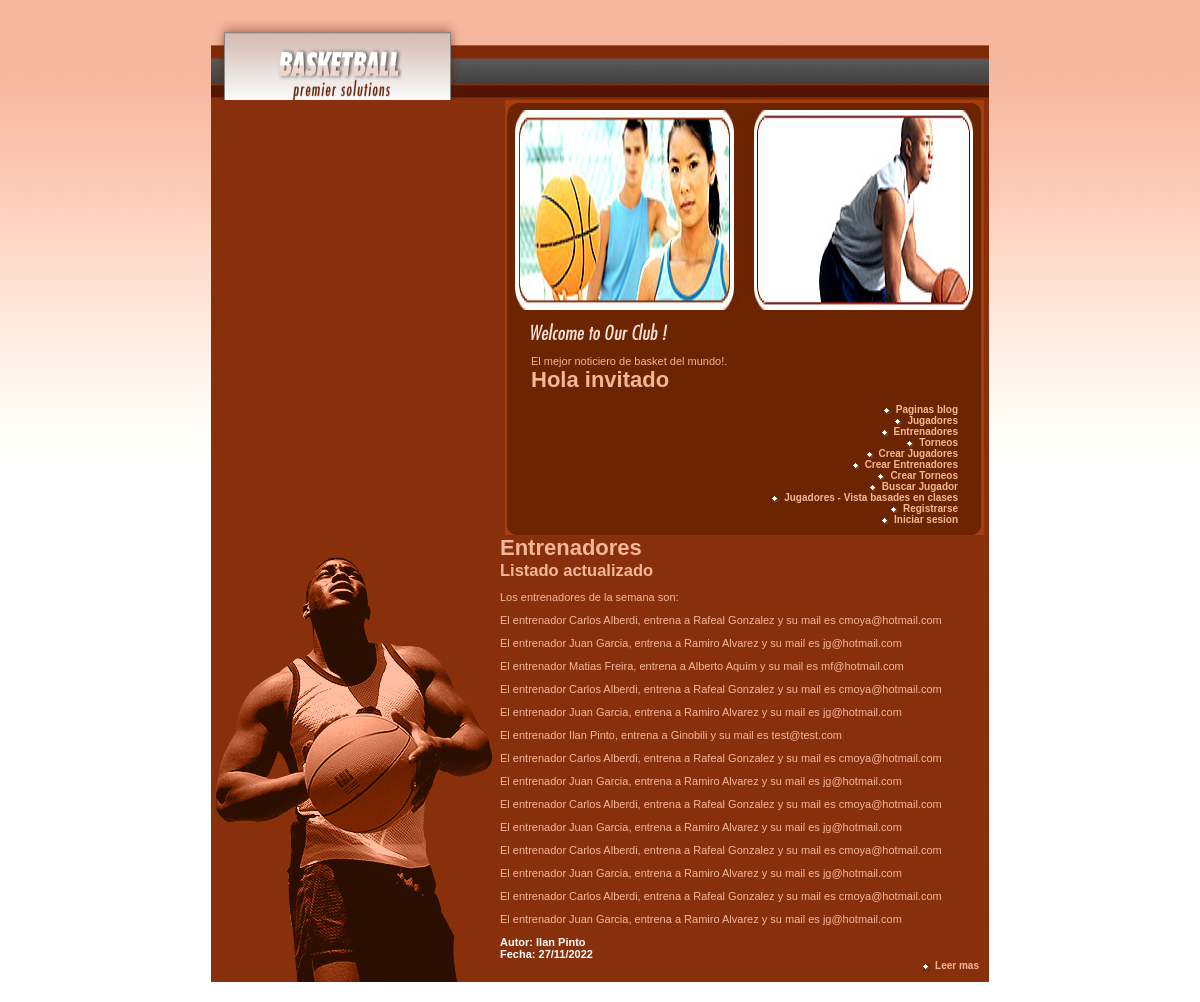
Screenshot of /MiApp/entrenadores/ with the database file from the repository.
### MiApp/models.py (models this page shows, shortened)
class Entrenadores(models.Model):
    nombre = models.CharField(max_length=40)
    apellido = models.CharField(max_length=40)
    entrenado = models.CharField(max_length=40)
    email = models.EmailField()

### MiApp/views.py (the view)
# urls.py: path('entrenadores/', views.mostrar_entrenadores_todos, name='entrenadores'),
def mostrar_entrenadores_todos(request):
    entrenadores = Entrenadores.objects.all()
    context = {'entrenadores': entrenadores}
    return render(request,'MiApp/entrenadores.html', context=context)

### MiApp/templates/MiApp/entrenadores.html
{% extends 'MiApp/index2.html' %}
{% load static %}
{% block contenidoquecambia %}
    <h1> Entrenadores</h1>
    <h2> Listado actualizado</h2>
    <p> Los entrenadores de la semana son:</p>
    {% for entrenador in entrenadores %}
        <p>El entrenador {{entrenador.nombre}} {{entrenador.apellido}}, entrena a {{entrenador.entrenado}} y su mail es {{entrenador.email}}   </p>
    {% endfor %}
    <h3> Autor: Ilan Pinto</h3>
    <h3> Fecha: 27/11/2022</h3>
    <p class="more"><a href="{% url 'Nomoreinfo' %}" class="diamond">Leer mas</a></p>
{% endblock %}

### MiApp/static/MiApp/style.css (style rules this page uses)
html, body, ul, li, h1, h2, h3, h4 { margin: 0; padding: 0; list-style: none; }
a { color: #F4B79A; font-weight: bold; text-decoration: none; }
.more { text-align: right; margin-top: 0; font-size: 10px; }
body { background: white url(images/bg.jpg) repeat-x; font: 11px tahoma, verdana, sans-serif; color: #F4B79A; padding: 20px; text-align: center; }
h3 { font-size: 11px; }
.diamond { padding-left: 12px; background: 0px 4px url(images/bullet_drk_diamond.gif) no-repeat; }
h3 { color: #fff; }

### rows the page displays
Entrenadores: nombre "Carlos", apellido "Alberdi", entrenado "Rafeal Gonzalez", email "cmoya@hotmail.com"
Entrenadores: nombre "Juan", apellido "Garcia", entrenado "Ramiro Alvarez", email "jg@hotmail.com"
Entrenadores: nombre "Matias", apellido "Freira", entrenado "Alberto Aquim", email "mf@hotmail.com"
Entrenadores: nombre "Carlos", apellido "Alberdi", entrenado "Rafeal Gonzalez", email "cmoya@hotmail.com"
Entrenadores: nombre "Juan", apellido "Garcia", entrenado "Ramiro Alvarez", email "jg@hotmail.com"
Entrenadores: nombre "Ilan", apellido "Pinto", entrenado "Ginobili", email "test@test.com"
Entrenadores: nombre "Carlos", apellido "Alberdi", entrenado "Rafeal Gonzalez", email "cmoya@hotmail.com"
Entrenadores: nombre "Juan", apellido "Garcia", entrenado "Ramiro Alvarez", email "jg@hotmail.com"
Entrenadores: nombre "Carlos", apellido "Alberdi", entrenado "Rafeal Gonzalez", email "cmoya@hotmail.com"
Entrenadores: nombre "Juan", apellido "Garcia", entrenado "Ramiro Alvarez", email "jg@hotmail.com"
Entrenadores: nombre "Carlos", apellido "Alberdi", entrenado "Rafeal Gonzalez", email "cmoya@hotmail.com"
Entrenadores: nombre "Juan", apellido "Garcia", entrenado "Ramiro Alvarez", email "jg@hotmail.com"
Entrenadores: nombre "Carlos", apellido "Alberdi", entrenado "Rafeal Gonzalez", email "cmoya@hotmail.com"
Entrenadores: nombre "Juan", apellido "Garcia", entrenado "Ramiro Alvarez", email "jg@hotmail.com"
